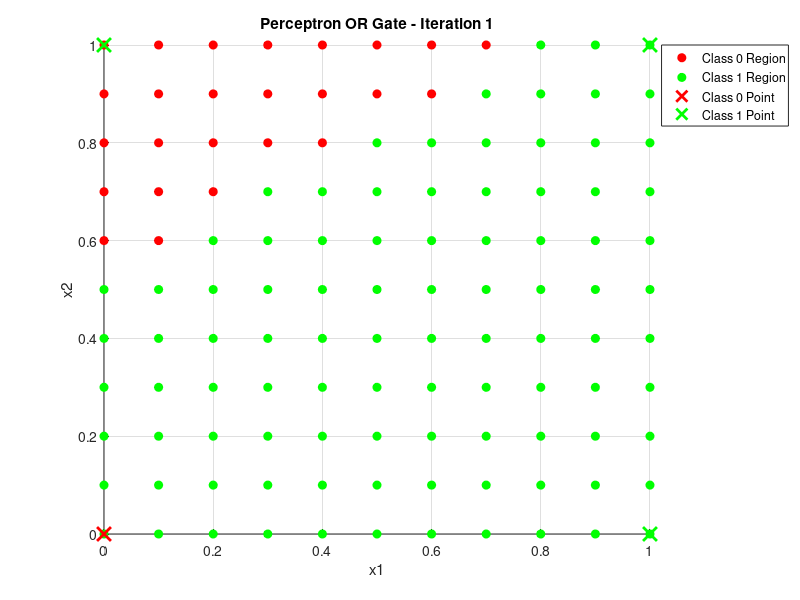
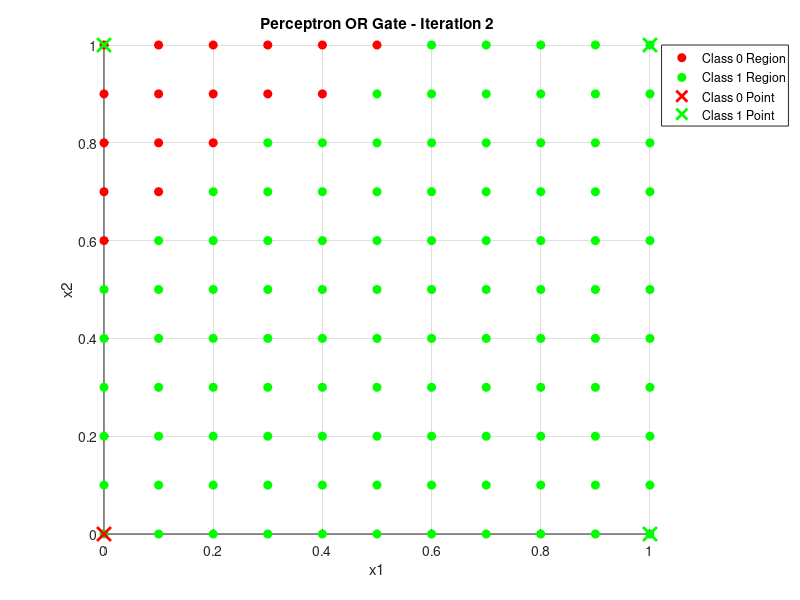
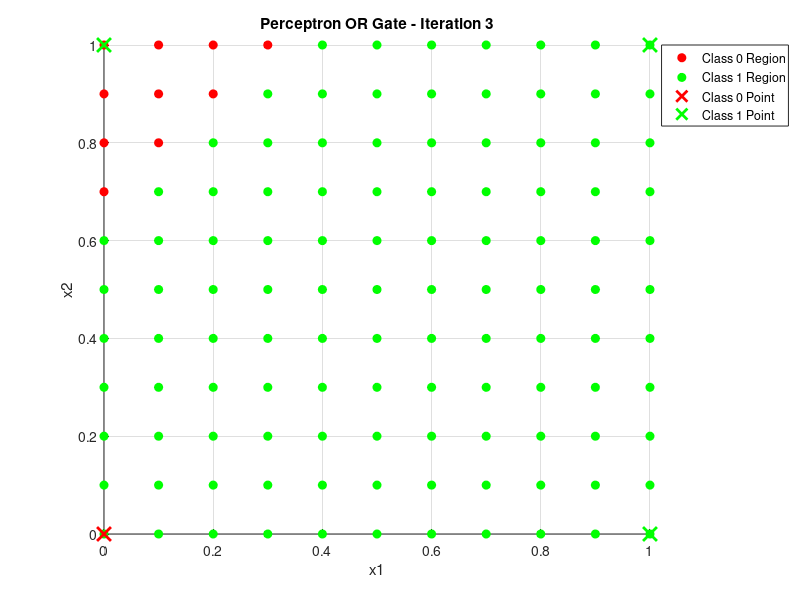
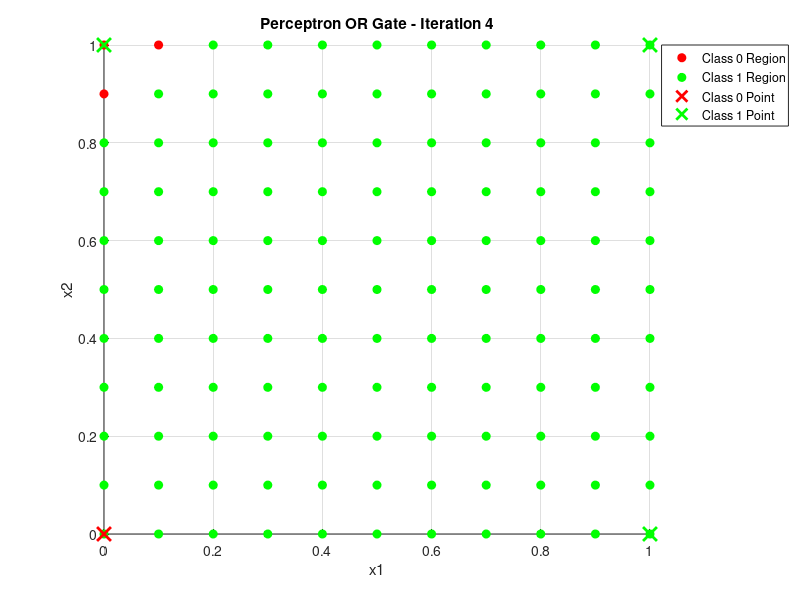

These figures' MATLAB source, in order:
% OR gate

% Define Inputs
X = [0 0; 0 1; 1 0; 1 1];

% Define outputs for OR gate
T = [0; 1; 1; 1];

% Add bias to inputs
X = [-ones(4,1) X];

% Initialize weights randomly
W = 2*rand(3, 1) - 1;

% Learning rate
lr = 0.1;

% Training
converged = false;
iteration = 1;

while ~converged
    converged = true;

    for inputNo = 1:4
        Y = (X(inputNo, :) * W > 0);
        errorValue = T(inputNo) - Y;

        if errorValue ~= 0
            converged = false;
            deltaW = errorValue * X(inputNo, :)';
            W = W + lr * deltaW;
        end
    end

    % Create test set for visualization
    TestSet = zeros(121, 3);
    index = 1;
    for i = 0:0.1:1
        for j = 0:0.1:1
            TestSet(index, :) = [-1, j, i]; % Bias = -1
            index = index + 1;
        end
    end

    TestResult = (TestSet * W) > 0;
    Group0 = find(TestResult == 0);
    Group1 = find(TestResult == 1);

    % Plot in new figure for every iteration
    figure(iteration);
    hold on;
    grid on;

    % Plot regions and store handles
    h0 = plot(TestSet(Group0, 2), TestSet(Group0, 3), 'ro', 'MarkerFaceColor', 'r');
    h1 = plot(TestSet(Group1, 2), TestSet(Group1, 3), 'go', 'MarkerFaceColor', 'g');

    % Initialize plot handles for training points
    h2 = []; h3 = [];

    for i = 1:4
        if T(i) == 0
            h2 = plot(X(i,2), X(i,3), 'rx', 'MarkerSize', 10, 'LineWidth', 2);
        else
            h3 = plot(X(i,2), X(i,3), 'gx', 'MarkerSize', 10, 'LineWidth', 2);
        end
    end

    % Title and axis labels
    title(['Perceptron OR Gate - Iteration ', num2str(iteration)]);
    xlabel('x1');
    ylabel('x2');
    axis([0 1 0 1]);

    % Use plot handles in the legend
    legend([h0, h1, h2, h3], ...
           {'Class 0 Region', 'Class 1 Region', 'Class 0 Point', 'Class 1 Point'}, ...
           'Location', 'northeastoutside');

    hold off;
    iteration = iteration + 1;
end
